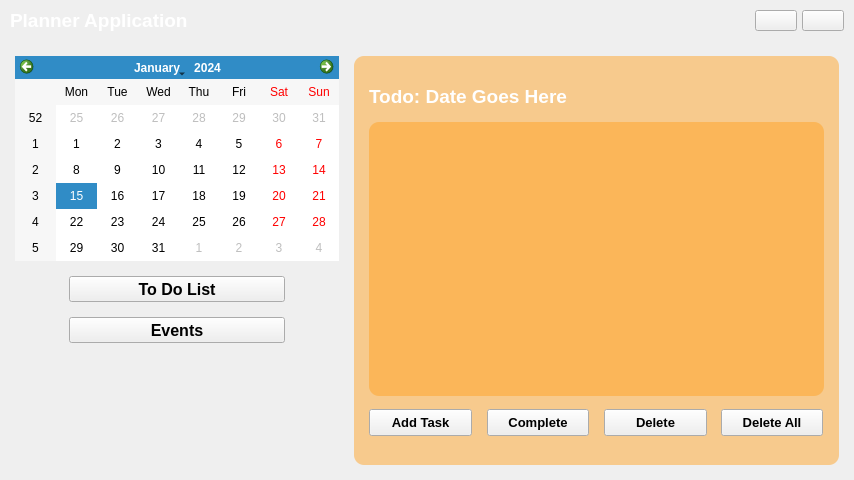
<?xml version="1.0" encoding="UTF-8"?>
<ui version="4.0">
 <class>planner_app</class>
 <widget class="QMainWindow" name="planner_app">
  <property name="geometry">
   <rect>
    <x>0</x>
    <y>0</y>
    <width>854</width>
    <height>480</height>
   </rect>
  </property>
  <property name="minimumSize">
   <size>
    <width>854</width>
    <height>480</height>
   </size>
  </property>
  <property name="maximumSize">
   <size>
    <width>854</width>
    <height>480</height>
   </size>
  </property>
  <property name="windowTitle">
   <string>Planner Application</string>
  </property>
  <widget class="QWidget" name="centralwidget">
   <widget class="QLabel" name="bg_image">
    <property name="geometry">
     <rect>
      <x>0</x>
      <y>0</y>
      <width>861</width>
      <height>481</height>
     </rect>
    </property>
    <property name="text">
     <string/>
    </property>
    <property name="pixmap">
     <pixmap resource="resources/resources.qrc">:/Images/sunset_ocean.png</pixmap>
    </property>
    <property name="scaledContents">
     <bool>true</bool>
    </property>
   </widget>
   <widget class="QLabel" name="bg_overlay">
    <property name="geometry">
     <rect>
      <x>0</x>
      <y>0</y>
      <width>861</width>
      <height>481</height>
     </rect>
    </property>
    <property name="text">
     <string/>
    </property>
    <property name="pixmap">
     <pixmap resource="resources/resources.qrc">:/Images/bg_overlay2.png</pixmap>
    </property>
    <property name="scaledContents">
     <bool>true</bool>
    </property>
   </widget>
   <widget class="QLabel" name="application_hotbar">
    <property name="geometry">
     <rect>
      <x>0</x>
      <y>0</y>
      <width>861</width>
      <height>41</height>
     </rect>
    </property>
    <property name="text">
     <string/>
    </property>
   </widget>
   <widget class="QLabel" name="title">
    <property name="geometry">
     <rect>
      <x>10</x>
      <y>10</y>
      <width>191</width>
      <height>21</height>
     </rect>
    </property>
    <property name="font">
     <font>
      <pointsize>14</pointsize>
      <weight>75</weight>
      <bold>true</bold>
     </font>
    </property>
    <property name="styleSheet">
     <string notr="true">color:rgb(255, 255, 255);</string>
    </property>
    <property name="text">
     <string>Planner Application</string>
    </property>
   </widget>
   <widget class="QPushButton" name="minimize_button">
    <property name="geometry">
     <rect>
      <x>755</x>
      <y>10</y>
      <width>42</width>
      <height>21</height>
     </rect>
    </property>
    <property name="cursor">
     <cursorShape>PointingHandCursor</cursorShape>
    </property>
    <property name="styleSheet">
     <string notr="true">QPushButton{
	background-color:rgba(255, 255, 255, 0);
	border-radius: 8px;
}
QPushButton:hover{
	background-color: rgba(180, 180, 180, 140);
}
QPushButton:pressed{
	background-color: rgba(180, 180, 180, 140);
	border-style: inset;
}
&lt;a target=&quot;_blank&quot; href=&quot;https://icons8.com/icon/78742/horizontal-line&quot;&gt;minimize&lt;/a&gt; icon by &lt;a target=&quot;_blank&quot; href=&quot;https://icons8.com&quot;&gt;Icons8&lt;/a&gt;</string>
    </property>
    <property name="text">
     <string/>
    </property>
    <property name="icon">
     <iconset resource="resources/resources.qrc">
      <normaloff>:/Icons/icons8-minimize-30.png</normaloff>:/Icons/icons8-minimize-30.png</iconset>
    </property>
   </widget>
   <widget class="QPushButton" name="exit_button">
    <property name="geometry">
     <rect>
      <x>802</x>
      <y>10</y>
      <width>42</width>
      <height>21</height>
     </rect>
    </property>
    <property name="cursor">
     <cursorShape>PointingHandCursor</cursorShape>
    </property>
    <property name="styleSheet">
     <string notr="true">QPushButton{
	background-color:rgba(255, 255, 255, 0);
	border-radius: 8px;
}
QPushButton:hover{
	background-color:rgba(255, 0, 0, 140);
}
QPushButton:pressed{
	background-color:rgba(255, 0, 0, 140);
	border-style: inset;
}
&lt;a target=&quot;_blank&quot; href=&quot;https://icons8.com/icon/46/close&quot;&gt;Close&lt;/a&gt; icon by &lt;a target=&quot;_blank&quot; href=&quot;https://icons8.com&quot;&gt;Icons8&lt;/a&gt;</string>
    </property>
    <property name="text">
     <string/>
    </property>
    <property name="icon">
     <iconset resource="resources/resources.qrc">
      <normaloff>:/Icons/icons8-close-50.png</normaloff>:/Icons/icons8-close-50.png</iconset>
    </property>
   </widget>
   <widget class="QLabel" name="list_widget_holder">
    <property name="geometry">
     <rect>
      <x>354</x>
      <y>56</y>
      <width>485</width>
      <height>409</height>
     </rect>
    </property>
    <property name="styleSheet">
     <string notr="true">QLabel{
	
	background-color: rgba(255, 160, 30, 120);
	border-radius: 10px;
}</string>
    </property>
    <property name="text">
     <string/>
    </property>
   </widget>
   <widget class="QCalendarWidget" name="calendarWidget">
    <property name="geometry">
     <rect>
      <x>15</x>
      <y>56</y>
      <width>324</width>
      <height>205</height>
     </rect>
    </property>
    <property name="cursor">
     <cursorShape>PointingHandCursor</cursorShape>
    </property>
   </widget>
   <widget class="QPushButton" name="todo_list_button">
    <property name="geometry">
     <rect>
      <x>69</x>
      <y>276</y>
      <width>216</width>
      <height>26</height>
     </rect>
    </property>
    <property name="font">
     <font>
      <pointsize>12</pointsize>
      <weight>75</weight>
      <bold>true</bold>
     </font>
    </property>
    <property name="cursor">
     <cursorShape>PointingHandCursor</cursorShape>
    </property>
    <property name="styleSheet">
     <string notr="true">QPushButton{
	color: rgb(255, 255, 255);
	background-color: rgb(221, 142, 147);

	border-radius: 12px;
}
&lt;a target=&quot;_blank&quot; href=&quot;https://icons8.com/icon/13462/to-do&quot;&gt;To Do&lt;/a&gt; icon by &lt;a target=&quot;_blank&quot; href=&quot;https://icons8.com&quot;&gt;Icons8&lt;/a&gt;</string>
    </property>
    <property name="text">
     <string>To Do List</string>
    </property>
    <property name="icon">
     <iconset resource="resources/resources.qrc">
      <normaloff>:/Icons/icons8-to-do-48.png</normaloff>:/Icons/icons8-to-do-48.png</iconset>
    </property>
   </widget>
   <widget class="QPushButton" name="events_button">
    <property name="geometry">
     <rect>
      <x>69</x>
      <y>317</y>
      <width>216</width>
      <height>26</height>
     </rect>
    </property>
    <property name="font">
     <font>
      <pointsize>12</pointsize>
      <weight>75</weight>
      <bold>true</bold>
     </font>
    </property>
    <property name="cursor">
     <cursorShape>PointingHandCursor</cursorShape>
    </property>
    <property name="styleSheet">
     <string notr="true">QPushButton{
	color: rgb(255, 255, 255);
	background-color: rgb(150, 171, 189);
	border-radius: 12px;
}
&lt;a target=&quot;_blank&quot; href=&quot;https://icons8.com/icon/g0jrgxI2JR5l/event-accepted&quot;&gt;Events&lt;/a&gt; icon by &lt;a target=&quot;_blank&quot; href=&quot;https://icons8.com&quot;&gt;Icons8&lt;/a&gt;</string>
    </property>
    <property name="text">
     <string>Events</string>
    </property>
    <property name="icon">
     <iconset resource="resources/resources.qrc">
      <normaloff>:/Icons/icons8-events-48.png</normaloff>:/Icons/icons8-events-48.png</iconset>
    </property>
   </widget>
   <widget class="QStackedWidget" name="stackedWidget">
    <property name="geometry">
     <rect>
      <x>369</x>
      <y>71</y>
      <width>455</width>
      <height>379</height>
     </rect>
    </property>
    <property name="styleSheet">
     <string notr="true">QStackedWidget{
	background-color: rgba(255, 160, 30, 0);
	border-radius: 10px;
}</string>
    </property>
    <property name="currentIndex">
     <number>0</number>
    </property>
    <widget class="QWidget" name="page">
     <widget class="QListWidget" name="todo_list_widget">
      <property name="geometry">
       <rect>
        <x>0</x>
        <y>51</y>
        <width>455</width>
        <height>274</height>
       </rect>
      </property>
      <property name="font">
       <font>
        <pointsize>12</pointsize>
        <weight>75</weight>
        <bold>true</bold>
       </font>
      </property>
      <property name="styleSheet">
       <string notr="true">QListWidget{
	
	color: rgb(255, 255, 255);
	selection-background-color: rgba(221, 142, 147, 150);
	background-color: rgba(255, 160, 30, 120);
	border-radius: 10px;
}</string>
      </property>
      <property name="verticalScrollBarPolicy">
       <enum>Qt::ScrollBarAlwaysOff</enum>
      </property>
      <property name="horizontalScrollBarPolicy">
       <enum>Qt::ScrollBarAlwaysOff</enum>
      </property>
     </widget>
     <widget class="QLabel" name="todo_date_label">
      <property name="geometry">
       <rect>
        <x>0</x>
        <y>15</y>
        <width>421</width>
        <height>21</height>
       </rect>
      </property>
      <property name="font">
       <font>
        <pointsize>14</pointsize>
        <weight>75</weight>
        <bold>true</bold>
       </font>
      </property>
      <property name="styleSheet">
       <string notr="true">color:rgb(255, 255, 255);</string>
      </property>
      <property name="text">
       <string>Todo: Date Goes Here</string>
      </property>
     </widget>
     <widget class="QPushButton" name="add_todo_btn">
      <property name="geometry">
       <rect>
        <x>0</x>
        <y>338</y>
        <width>103</width>
        <height>27</height>
       </rect>
      </property>
      <property name="font">
       <font>
        <pointsize>10</pointsize>
        <weight>75</weight>
        <bold>true</bold>
       </font>
      </property>
      <property name="cursor">
       <cursorShape>PointingHandCursor</cursorShape>
      </property>
      <property name="styleSheet">
       <string notr="true">QPushButton{
	color: rgb(255, 255, 255);
	background-color: rgb(150, 171, 189);
	border-radius: 12px;
}
&lt;a target=&quot;_blank&quot; href=&quot;https://icons8.com/icon/nkplpFWWQEKZ/add&quot;&gt;Add&lt;/a&gt; icon by &lt;a target=&quot;_blank&quot; href=&quot;https://icons8.com&quot;&gt;Icons8&lt;/a&gt;</string>
      </property>
      <property name="text">
       <string>Add Task</string>
      </property>
      <property name="icon">
       <iconset resource="resources/resources.qrc">
        <normaloff>:/Icons/icons8-add-40.png</normaloff>:/Icons/icons8-add-40.png</iconset>
      </property>
     </widget>
     <widget class="QPushButton" name="complete_todo_btn">
      <property name="geometry">
       <rect>
        <x>118</x>
        <y>338</y>
        <width>102</width>
        <height>27</height>
       </rect>
      </property>
      <property name="font">
       <font>
        <pointsize>10</pointsize>
        <weight>75</weight>
        <bold>true</bold>
       </font>
      </property>
      <property name="cursor">
       <cursorShape>PointingHandCursor</cursorShape>
      </property>
      <property name="styleSheet">
       <string notr="true">QPushButton{
	color: rgb(255, 255, 255);
	background-color: rgb(221, 142, 147);
	border-radius: 12px;
}
&lt;a target=&quot;_blank&quot; href=&quot;https://icons8.com/icon/O9gFFs8Wy3Cf/pass&quot;&gt;Complete&lt;/a&gt; icon by &lt;a target=&quot;_blank&quot; href=&quot;https://icons8.com&quot;&gt;Icons8&lt;/a&gt;</string>
      </property>
      <property name="text">
       <string>Complete</string>
      </property>
      <property name="icon">
       <iconset resource="resources/resources.qrc">
        <normaloff>:/Icons/icons8-complete-48.png</normaloff>:/Icons/icons8-complete-48.png</iconset>
      </property>
     </widget>
     <widget class="QPushButton" name="delete_todo_btn">
      <property name="geometry">
       <rect>
        <x>235</x>
        <y>338</y>
        <width>103</width>
        <height>27</height>
       </rect>
      </property>
      <property name="font">
       <font>
        <pointsize>10</pointsize>
        <weight>75</weight>
        <bold>true</bold>
       </font>
      </property>
      <property name="cursor">
       <cursorShape>PointingHandCursor</cursorShape>
      </property>
      <property name="styleSheet">
       <string notr="true">QPushButton{
	color: rgb(255, 255, 255);
	background-color: rgb(150, 171, 189);
	border-radius: 12px;
}
&lt;a target=&quot;_blank&quot; href=&quot;https://icons8.com/icon/102350/delete&quot;&gt;Delete&lt;/a&gt; icon by &lt;a target=&quot;_blank&quot; href=&quot;https://icons8.com&quot;&gt;Icons8&lt;/a&gt;</string>
      </property>
      <property name="text">
       <string>Delete</string>
      </property>
      <property name="icon">
       <iconset resource="resources/resources.qrc">
        <normaloff>:/Icons/icons8-delete-100(1).png</normaloff>:/Icons/icons8-delete-100(1).png</iconset>
      </property>
     </widget>
     <widget class="QPushButton" name="delete_all_todo_btn">
      <property name="geometry">
       <rect>
        <x>352</x>
        <y>338</y>
        <width>102</width>
        <height>27</height>
       </rect>
      </property>
      <property name="font">
       <font>
        <pointsize>10</pointsize>
        <weight>75</weight>
        <bold>true</bold>
       </font>
      </property>
      <property name="cursor">
       <cursorShape>PointingHandCursor</cursorShape>
      </property>
      <property name="styleSheet">
       <string notr="true">QPushButton{
	color: rgb(255, 255, 255);
	background-color: rgb(221, 142, 147);
	border-radius: 12px;
}
&lt;a target=&quot;_blank&quot; href=&quot;https://icons8.com/icon/102350/delete&quot;&gt;Delete&lt;/a&gt; icon by &lt;a target=&quot;_blank&quot; href=&quot;https://icons8.com&quot;&gt;Icons8&lt;/a&gt;</string>
      </property>
      <property name="text">
       <string>Delete All</string>
      </property>
      <property name="icon">
       <iconset resource="resources/resources.qrc">
        <normaloff>:/Icons/icons8-delete-100.png</normaloff>:/Icons/icons8-delete-100.png</iconset>
      </property>
     </widget>
    </widget>
    <widget class="QWidget" name="page_2">
     <widget class="QPushButton" name="add_event_button">
      <property name="geometry">
       <rect>
        <x>0</x>
        <y>338</y>
        <width>142</width>
        <height>27</height>
       </rect>
      </property>
      <property name="font">
       <font>
        <pointsize>10</pointsize>
        <weight>75</weight>
        <bold>true</bold>
       </font>
      </property>
      <property name="cursor">
       <cursorShape>PointingHandCursor</cursorShape>
      </property>
      <property name="styleSheet">
       <string notr="true">QPushButton{
	color: rgb(255, 255, 255);
	background-color: rgb(221, 142, 147);
	border-radius: 12px;
}
&lt;a target=&quot;_blank&quot; href=&quot;https://icons8.com/icon/nkplpFWWQEKZ/add&quot;&gt;Add&lt;/a&gt; icon by &lt;a target=&quot;_blank&quot; href=&quot;https://icons8.com&quot;&gt;Icons8&lt;/a&gt;</string>
      </property>
      <property name="text">
       <string>Add Event</string>
      </property>
      <property name="icon">
       <iconset resource="resources/resources.qrc">
        <normaloff>:/Icons/icons8-add-40.png</normaloff>:/Icons/icons8-add-40.png</iconset>
      </property>
     </widget>
     <widget class="QPushButton" name="delete_all_events_btn">
      <property name="geometry">
       <rect>
        <x>313</x>
        <y>338</y>
        <width>142</width>
        <height>27</height>
       </rect>
      </property>
      <property name="font">
       <font>
        <pointsize>10</pointsize>
        <weight>75</weight>
        <bold>true</bold>
       </font>
      </property>
      <property name="cursor">
       <cursorShape>PointingHandCursor</cursorShape>
      </property>
      <property name="styleSheet">
       <string notr="true">QPushButton{
	color: rgb(255, 255, 255);
	background-color: rgb(221, 142, 147);
	border-radius: 12px;
}
&lt;a target=&quot;_blank&quot; href=&quot;https://icons8.com/icon/102350/delete&quot;&gt;Delete&lt;/a&gt; icon by &lt;a target=&quot;_blank&quot; href=&quot;https://icons8.com&quot;&gt;Icons8&lt;/a&gt;</string>
      </property>
      <property name="text">
       <string>Delete All</string>
      </property>
      <property name="icon">
       <iconset resource="resources/resources.qrc">
        <normaloff>:/Icons/icons8-delete-100.png</normaloff>:/Icons/icons8-delete-100.png</iconset>
      </property>
     </widget>
     <widget class="QPushButton" name="delete_event_button">
      <property name="geometry">
       <rect>
        <x>157</x>
        <y>338</y>
        <width>141</width>
        <height>27</height>
       </rect>
      </property>
      <property name="font">
       <font>
        <pointsize>10</pointsize>
        <weight>75</weight>
        <bold>true</bold>
       </font>
      </property>
      <property name="cursor">
       <cursorShape>PointingHandCursor</cursorShape>
      </property>
      <property name="styleSheet">
       <string notr="true">QPushButton{
	color: rgb(255, 255, 255);
	background-color: rgb(150, 171, 189);
	border-radius: 12px;
}
&lt;a target=&quot;_blank&quot; href=&quot;https://icons8.com/icon/102350/delete&quot;&gt;Delete&lt;/a&gt; icon by &lt;a target=&quot;_blank&quot; href=&quot;https://icons8.com&quot;&gt;Icons8&lt;/a&gt;</string>
      </property>
      <property name="text">
       <string>Delete</string>
      </property>
      <property name="icon">
       <iconset resource="resources/resources.qrc">
        <normaloff>:/Icons/icons8-delete-100(1).png</normaloff>:/Icons/icons8-delete-100(1).png</iconset>
      </property>
     </widget>
     <widget class="QListWidget" name="events_list_widget">
      <property name="geometry">
       <rect>
        <x>0</x>
        <y>51</y>
        <width>455</width>
        <height>274</height>
       </rect>
      </property>
      <property name="styleSheet">
       <string notr="true">QListWidget{
	
	color: rgb(255, 255, 255);
	selection-background-color: rgba(221, 142, 147, 150);
	background-color: rgba(255, 160, 30, 120);
	border-radius: 10px;
}</string>
      </property>
      <property name="verticalScrollBarPolicy">
       <enum>Qt::ScrollBarAlwaysOff</enum>
      </property>
      <property name="horizontalScrollBarPolicy">
       <enum>Qt::ScrollBarAlwaysOff</enum>
      </property>
     </widget>
     <widget class="QLabel" name="events_date_label">
      <property name="geometry">
       <rect>
        <x>0</x>
        <y>15</y>
        <width>421</width>
        <height>21</height>
       </rect>
      </property>
      <property name="font">
       <font>
        <pointsize>14</pointsize>
        <weight>75</weight>
        <bold>true</bold>
       </font>
      </property>
      <property name="styleSheet">
       <string notr="true">color:rgb(255, 255, 255);</string>
      </property>
      <property name="text">
       <string>Events: Date Goes Here</string>
      </property>
     </widget>
    </widget>
   </widget>
  </widget>
  <action name="actionAdd_Task">
   <property name="icon">
    <iconset resource="resources/resources.qrc">
     <normaloff>:/Icons/icons8-add-40.png</normaloff>:/Icons/icons8-add-40.png</iconset>
   </property>
   <property name="text">
    <string>Add Task</string>
   </property>
   <property name="toolTip">
    <string>Add Task</string>
   </property>
  </action>
  <action name="actionComplete_Task">
   <property name="icon">
    <iconset resource="resources/resources.qrc">
     <normaloff>:/Icons/icons8-complete-48.png</normaloff>:/Icons/icons8-complete-48.png</iconset>
   </property>
   <property name="text">
    <string>Complete Task</string>
   </property>
   <property name="toolTip">
    <string>Complete Task</string>
   </property>
  </action>
  <action name="actionDelete_Selected_Task">
   <property name="icon">
    <iconset resource="resources/resources.qrc">
     <normaloff>:/Icons/icons8-delete-100(1).png</normaloff>:/Icons/icons8-delete-100(1).png</iconset>
   </property>
   <property name="text">
    <string>Delete Selected Task</string>
   </property>
   <property name="toolTip">
    <string>Delete Selected Task</string>
   </property>
  </action>
  <action name="actionDelete_All_Tasks">
   <property name="icon">
    <iconset resource="resources/resources.qrc">
     <normaloff>:/Icons/icons8-delete-100.png</normaloff>:/Icons/icons8-delete-100.png</iconset>
   </property>
   <property name="text">
    <string>Delete All Tasks</string>
   </property>
   <property name="toolTip">
    <string>Delete All Tasks</string>
   </property>
  </action>
  <action name="actionAdd_Event">
   <property name="icon">
    <iconset resource="resources/resources.qrc">
     <normaloff>:/Icons/icons8-add-40.png</normaloff>:/Icons/icons8-add-40.png</iconset>
   </property>
   <property name="text">
    <string>Add Event</string>
   </property>
   <property name="toolTip">
    <string>Add Event</string>
   </property>
  </action>
  <action name="actionDelete_Selected_Event">
   <property name="icon">
    <iconset resource="resources/resources.qrc">
     <normaloff>:/Icons/icons8-delete-100(1).png</normaloff>:/Icons/icons8-delete-100(1).png</iconset>
   </property>
   <property name="text">
    <string>Delete Selected  Event</string>
   </property>
   <property name="toolTip">
    <string>Delete Selected Event</string>
   </property>
  </action>
  <action name="actionDelete_All_Events">
   <property name="icon">
    <iconset resource="resources/resources.qrc">
     <normaloff>:/Icons/icons8-delete-100.png</normaloff>:/Icons/icons8-delete-100.png</iconset>
   </property>
   <property name="text">
    <string>Delete All Events</string>
   </property>
   <property name="toolTip">
    <string>Delete All Events</string>
   </property>
  </action>
 </widget>
 <resources>
  <include location="resources/resources.qrc"/>
 </resources>
 <connections>
  <connection>
   <sender>exit_button</sender>
   <signal>clicked()</signal>
   <receiver>planner_app</receiver>
   <slot>close()</slot>
   <hints>
    <hint type="sourcelabel">
     <x>822</x>
     <y>20</y>
    </hint>
    <hint type="destinationlabel">
     <x>426</x>
     <y>239</y>
    </hint>
   </hints>
  </connection>
  <connection>
   <sender>minimize_button</sender>
   <signal>clicked()</signal>
   <receiver>planner_app</receiver>
   <slot>showMinimized()</slot>
   <hints>
    <hint type="sourcelabel">
     <x>775</x>
     <y>20</y>
    </hint>
    <hint type="destinationlabel">
     <x>426</x>
     <y>239</y>
    </hint>
   </hints>
  </connection>
 </connections>
</ui>
